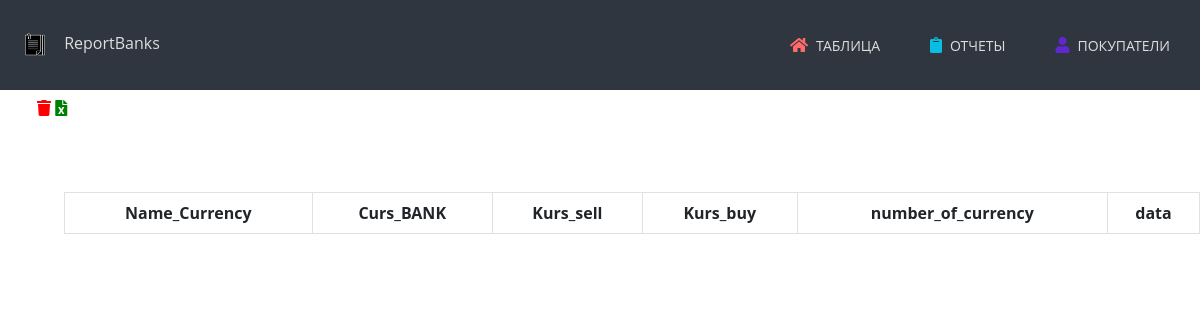
/report, run on an earlier commit of the app's database.
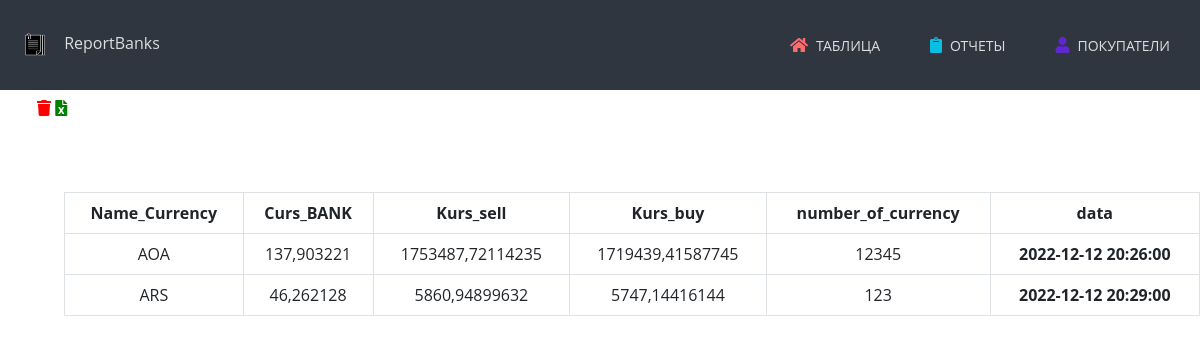
And on a later commit of the database.
### main/models.py (models this page shows)
class Food(models.Model):
    Name_Currency = models.CharField('Выберните валюту',max_length=100)
    Curs_BANK = models.FloatField()
    Kurs_sell = models.FloatField()
    Kurs_buy = models.FloatField()
    number_of_currency = models.IntegerField()
    Date = models.CharField(max_length=100,null=True)

### main/views.py (the view)
# urls.py: path('report',views.report, name='Report'),
def report(request):
    Food_data = Food.objects.all()
    return render(request, 'main/report.html', {'Food': Food_data})

### main/templates/main/report.html
{% extends 'main/lays.html' %}
{% block content %}
<ul>
    <a href="{%url 'delete' %}"><i class="fa fa-trash"></i></a>
    <a href="{%url 'ex' %}"><i class="fas fa-file-excel"></i></a>
<ul>
<div class="container_report">
    <br><br><br>
        <table class="table table-bordered" id="example" style="text-align: center;">
            <thead class="table success">
            <tr>
                <th>Name_Currency</th>
                <th>Curs_BANK</th>
                <th>Kurs_sell</th>
                <th>Kurs_buy</th>
                <th>number_of_currency</th>
                <th>data</th>
            </tr>
            </thead>
            {% for i in Food %}
            <tr>
                <td>{{ i.Name_Currency }}</td>
                <td>{{ i.Curs_BANK }}</td>
                <td>{{ i.Kurs_sell}}</td>
                <td>{{ i.Kurs_buy}}</td>
                <td>{{ i.number_of_currency}}</td>
                <th>{{i.Date}}</th>
            </tr>
            {% endfor %}
        </table>
</div>
<br><br><br><br>
{% endblock %}

### main/templates/main/lays.html (shortened to what this page needs)
{% load static %}
<!doctype html>
<html lang=ru>
<head>
    <link rel="stylesheet" href="{% static 'main/css/main.css' %}">
    <link href="https://cdn.jsdelivr.net/npm/bootstrap@5.0.2/dist/css/bootstrap.min.css" rel="stylesheet">
    <link rel="stylesheet" href="https://cdn.datatables.net/1.13.1/css/dataTables.bootstrap5.min.css">
    <link rel="stylesheet" href="https://cdnjs.cloudflare.com/ajax/libs/font-awesome/5.12.1/css/all.min.css">
</head>
<body>
    <header>
    <div class="inner-width">
        <img  class="logo" src="{% static 'main/img/app_icon.png' %}" alt="логотип">
        <span class="logo_name">ReportBanks</span>
        <nav class="navigation-menu">
            <a href="{% url 'Table' %}" style="text-decoration:none"><i class="fas fa-home home"></i>Таблица</a>
            <a href="{% url 'Report' %}" style="text-decoration:none"><i class="fa fa-regular fa-clipboard"></i>Отчеты</a>
            <a href="{% url 'database' %}" style="text-decoration:none"><i class="fa fa-solid fa-user"></i>Покупатели</a>
        </nav>
    </div>
    </header>
    <main>
        {% block content %}
        {% endblock %}
    </main>
</body>
</html>

### main/static/main/css/main.css (style rules this page uses)
* { margin: 0; padding: 0; text-decoration: none; font-family: "Open Sans", sans-serif; }
header { position: relative; height: 90px; z-index: 2; background: #2f3640; }
.logo_name { width: -70px; color: #ddd; }
.inner-width { max-width: 1800px; padding: 0 10px; margin: auto; flex-direction: row; align-items: center; justify-content: space-between; }
.logo { padding: 20px 0; width: 50px; }
.navigation-menu { float: right; display: flex; align-items: center; min-height: 90px; }
.navigation-menu a { margin-left: 10px; color: #ddd; text-transform: uppercase; font-size: 14px; padding: 12px 20px; background-repeat: 4px; transition: .3s linear; }
.navigation-menu i { margin-right: 8px; font-size: 16px; }
.home { color: #ff6b6b; }
.fa-clipboard { color: #0abde3; }
.fa-user { color: #5f27cd; }
.fa-trash { display: inline-block; vertical-align: right; padding: 10px 0px 0px 5px; color: red; margin: 0 ; text-transform: uppercase; text-decoration: none; text-align: center; }
.fa-file-excel { display: inline-block; vertical-align: right; color: green; padding: 10px 0px 0px 0px; margin: 0 ; text-transform: uppercase; text-decoration: none; text-align: center; }

What changed in the data, as far as the page shows it:
added Food: Name_Currency "AOA", Curs_BANK "137,903221", Kurs_sell "1753487,72114235", Kurs_buy "1719439,41587745", number_of_currency "12345", Date "2022-12-12 20:26:00"
added Food: Name_Currency "ARS", Curs_BANK "46,262128", Kurs_sell "5860,94899632", Kurs_buy "5747,14416144", number_of_currency "123", Date "2022-12-12 20:29:00"
